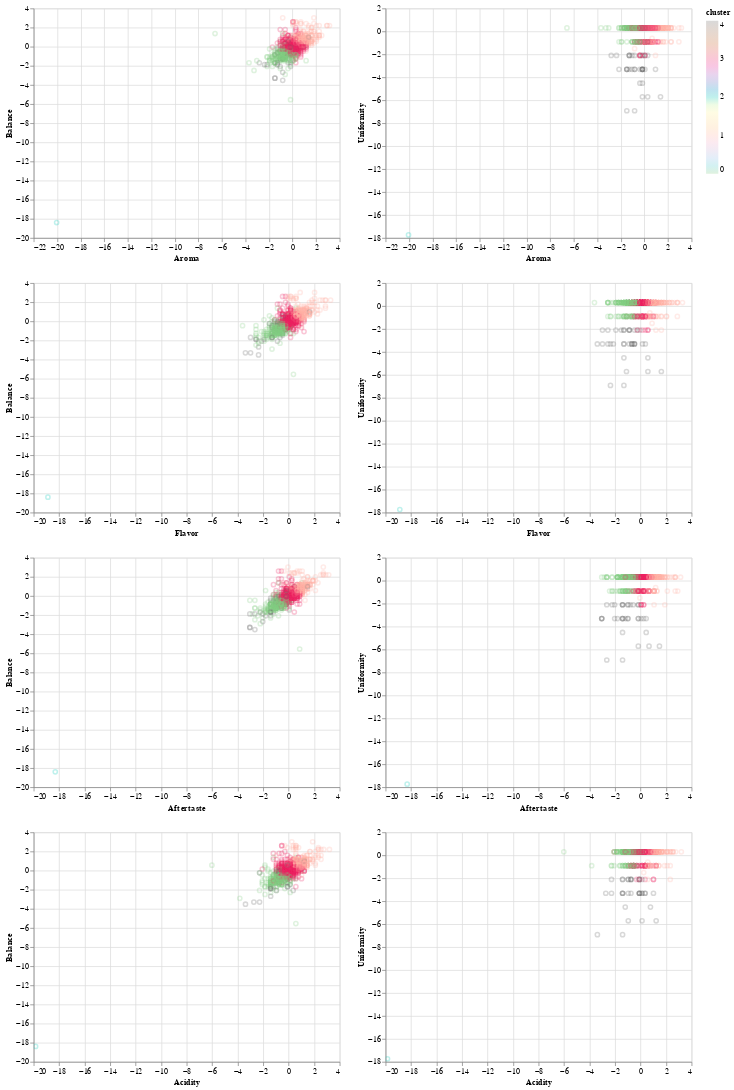

Notebook cell for this chart:
### Markdown cell above
After plotting different combinations of our standardised variables to create a scatter matrix, we can see that there are a total of 5 clusters. By colour-coding each cluster, it is most evident that cluster 3, coloured in magenta, is most often identified towards the top right, which indicates the highest values of our variables. Since the majority of the variables require points higher than or equal to 8 as determined by the criteria, cluster 3 will most likely contain the bean that scores highest on all our criteria and therefore be the most profitable. This was obtainied from k=5. A similar scatter matrix will be created from the values of k=6 and k=7.

### Code cell
tidy_coffee_cluster_k5_plot=alt.Chart(tidy_coffee_cluster_k5_df).mark_point(opacity=0.25).encode(
    x=alt.X(alt.repeat("row"),type="quantitative"),
    y=alt.Y(alt.repeat("column"),type="quantitative"),
    color=alt.Color("cluster",scale=alt.Scale(scheme="accent")),
   tooltip =["Species","Country of Origin","Region","Aroma", "Flavor","Aftertaste", "Acidity","Balance",	"Uniformity","cluster"]).repeat(
        row=["Aroma", "Flavor","Aftertaste", "Acidity"],
        column=["Balance",	"Uniformity"]
    ).interactive()

tidy_coffee_cluster_k5_df_untouched=tidy_coffee_cluster_k5_df

tidy_coffee_cluster_k5_plot

### Figure 1 — Vega-Lite specification as saved in the notebook (floating-point values rounded to 4 significant figures; data arrays with more than 128 entries replaced by an {"elided": "..."} marker saying what was removed)
{"config": {"view": {"continuousWidth": 400, "continuousHeight": 300}}, "repeat": {"column": ["Balance", "Uniformity"], "row": ["Aroma", "Flavor", "Aftertaste", "Acidity"]}, "spec": {"data": {"name": "data-913b31703c4e8aa2370fab1fab1963a3"}, "mark": {"type": "point", "opacity": 0.25}, "encoding": {"color": {"field": "cluster", "scale": {"scheme": "accent"}, "type": "quantitative"}, "tooltip": [{"field": "Species", "type": "nominal"}, {"field": "Country of Origin", "type": "nominal"}, {"field": "Region", "type": "nominal"}, {"field": "Aroma", "type": "quantitative"}, {"field": "Flavor", "type": "quantitative"}, {"field": "Aftertaste", "type": "quantitative"}, {"field": "Acidity", "type": "quantitative"}, {"field": "Balance", "type": "quantitative"}, {"field": "Uniformity", "type": "quantitative"}, {"field": "cluster", "type": "quantitative"}], "x": {"field": {"repeat": "row"}, "type": "quantitative"}, "y": {"field": {"repeat": "column"}, "type": "quantitative"}}, "selection": {"selector002": {"type": "interval", "bind": "scales", "encodings": ["x", "y"]}}}, "$schema": "https://vega.github.io/schema/vega-lite/v4.17.0.json", "datasets": {"data-913b31703c4e8aa2370fab1fab1963a3": {"elided": "937 records"}}}
